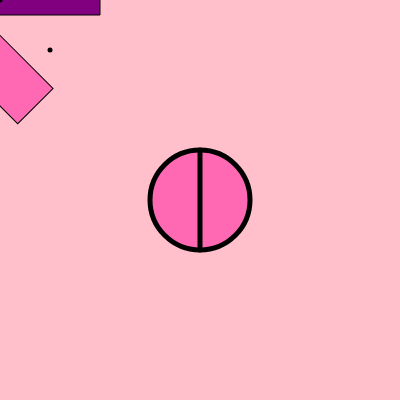
Frame 1 (no input)
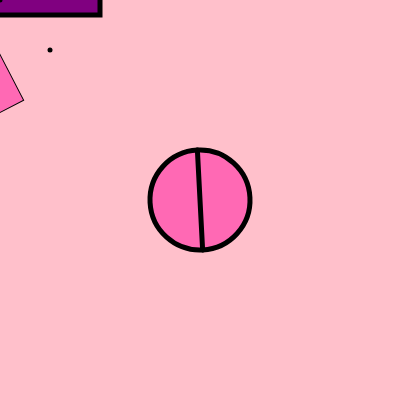
Frame 60 (no input)
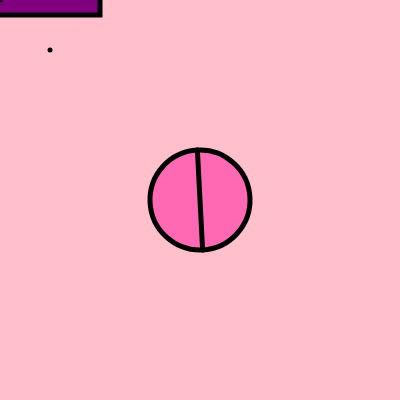
Frame 120 (the mouse pressed at the canvas centre since frame 60)

The p5.js sketch that drew these frames (run headless with seeded random() and noise() and a simulated clock; from frame 60 on, the mouse is pressed at the canvas centre):

// p5.js sketch
// ── sketch.js
let angle = 0
function setup() {
  createCanvas(400, 400);
  rectMode(CENTER);
  angleMode (DEGREES);

}
function draw() {
  background("pink");
  push()
  strokeWeight(1);
  fill("hotpink");
  rotate(45);
  // translate(mouseX,mouseY);
  // rotate(45);
  rotate(angle*0.1)
  rect(50, 50, 100, 50);
  pop();
  fill("purple");
  rect(0,0,200,30);
  strokeWeight(5);
  point(0,0);
  point(50,50);
  push();
  translate(200,200);
  rotate(angle);
  fill("hotpink");
  circle(0,0,100)
  line(0,-50,0,50);
  pop();
  angle = angle + 3;
}
